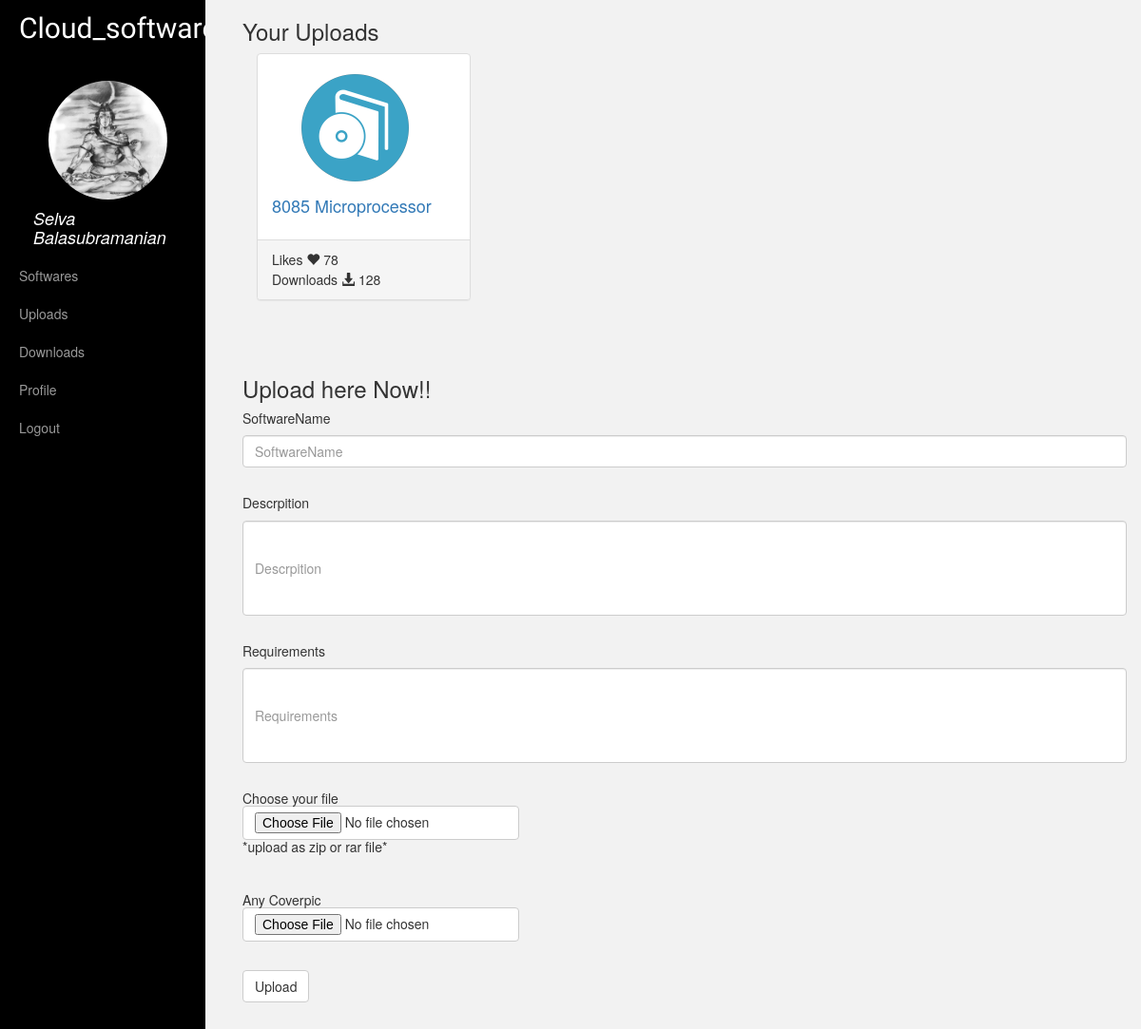
Page /index/profile/uploads/20 on the committed database.
### General/models.py (models this page shows, shortened)
class Users(models.Model):
    name = models.CharField(max_length=30)
    username  = models.CharField(max_length=30)
    password = models.CharField(max_length=20)
    mail = models.EmailField()
    dob = models.DateField()
    mobile = models.CharField(max_length=15)
    pro_pic = models.FileField(default='default.jpg')

class Softwares(models.Model):
    own_by = models.ForeignKey(Users,on_delete = models.CASCADE )
    name = models.CharField(max_length=50)
    description = models.CharField(max_length=250)
    requirements = models.CharField(max_length=300)
    likes = models.IntegerField(default=0)
    download =models.IntegerField(default=0)
    cover_pic = models.FileField(default='software-icon-30.png', blank=True)
    zip_file = models.FileField()

### General/views.py (the view)
# urls.py: url(r'^profile/uploads/(?P<user_id>[0-9]+)$',views.upload_pg, name='upload_pg'),
def upload_pg(request,user_id):
    user = Users.objects.get(id= user_id)
    try:
        s = Softwares.objects.filter(own_by= user)
    except(Softwares.DoesNotExist):
        s = None;
        return render(request,template_name='General/upload.html', context= {'user_det': user,'soft_det':s})
    else:
        return render(request,template_name='General/upload.html', context= {'user_det': user,'soft_det':s})

### General/templates/General/upload.html (shortened to what this page needs)
{% extends 'General/base_profile.html' %}
{% block dp%}
<img  class="circular-square" src= "{{ user_det.pro_pic.url }}" height="100px" width="100px"/>
{% endblock%}
{% block name %}{{ user_det.name }}{% endblock%}
{% block links %}
<li class="active"><a href="{% url 'softwares_pg' user_det.id %}">Softwares</a></li>
<li><a href="{% url 'upload_pg' user_det.id %}">Uploads</a></li>
<li><a href="{% url 'download_pg' user_det.id %}">Downloads</a></li>
<li><a href="{% url 'view_pg' user_det.id %}">Profile</a></li>
<li><a href="{% url 'logout' user_det.id %}">Logout</a></li>
{% endblock %}
{% block rightbar%}
<div class="wrapper">
<div>
<h3>Your Uploads</h3>
{% if soft_det %}
   {% for s in soft_det %}
   <div class="col-sm-4">
     <div class="panel panel-default">
       <a href="{% url 'soft_view' user_det.id s.id %}">
       <div class="panel-body">
          <img class="circular-square" style="margin-left:25px;" src="{{ s.cover_pic.url }}" height="125px" width="125px" >
          <h4>{{ s.name }}</h4>
       </div>
       </a>
      <div class="panel-footer">Likes <label class="glyphicon glyphicon-heart" id='pa_label'></label>   {{ s.likes }} <br>
      Downloads <label class="glyphicon glyphicon-download-alt" id='pa_label'></label>  {{ s.download }}</div>
    </div>
  </div>
   {% endfor %}
{% else %}
      <h3> You have not uploaded any Softwares.</h3>
{% endif %}
</div>
</div>
<br><br><br><br><br><br><br><br>
<br><br><br><br><br><br><br><br>
  <h3> Upload here Now!!</h3>
  <form action="{% url 'upload' user_det.id %}" method="post">
                    <h5>SoftwareName</h5>
    <input type="text" name="SoftwareName" class="form-control" id="SoftwareName" placeholder="SoftwareName"><br>
  <h5>Descrpition</h5>
    <input type="text" name="Descrpition" class="form-control"  style="width:100%; height:100px; "  id="Descrpition" placeholder="Descrpition"><br>
  <h5>Requirements</h5>
    <input type="text" name="Requirements" class="form-control"  style="width:100%; height:100px;"  id="Requirements" placeholder="Requirements">
                  <br>
                <h5>  Choose your file  <input type="file" name="file" id="file" class="btn btn-default" >*upload as zip or rar file*</h5>
                  <br>
                  <h5>  Any Coverpic  <input type="file" name="pic_file" id="pic_file" class="btn btn-default" ></h5>
                    <br>
                  <input type="submit" class="btn btn-default" value="Upload">
             </form>
             <br>
             <br>
{% endblock%}

### General/templates/General/index.html (style rules this page uses)
body { background-color: #f2f2f2; }
.circular-square { border-radius: 50%; margin-left: 130%; height: 125px; width: 125px; }
.panel { width: 225px; }
.sidebar-nav li { text-indent: 20px; line-height: 40px; }
.sidebar-nav li a { display: block; text-decoration: none; color: #999999; }

### rows in the picture
Users: pro_pic (picture), name "Selva Balasubramanian"
Softwares: cover_pic (picture), name "8085 Microprocessor", likes "78", download "128"
